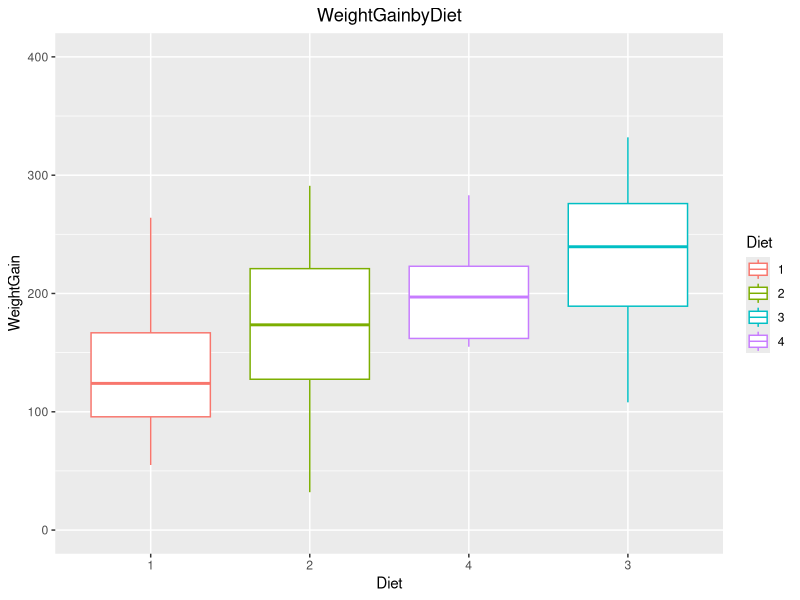
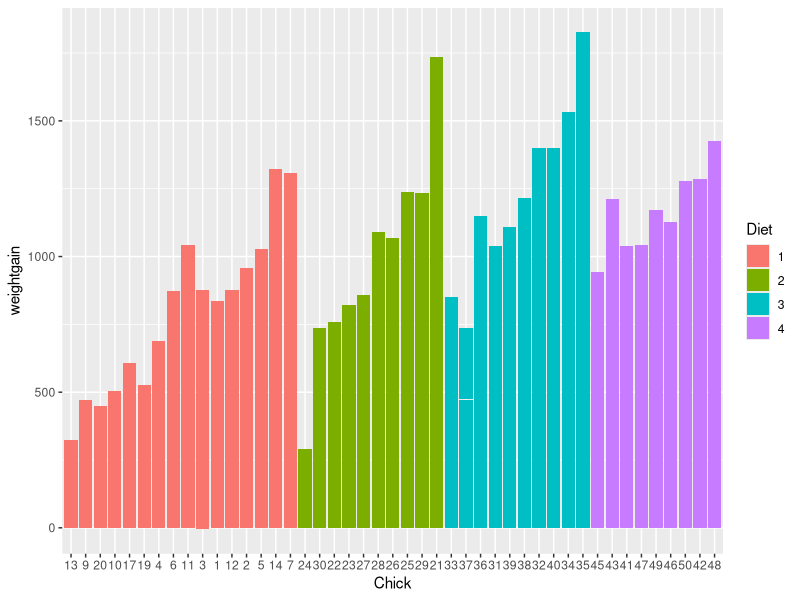
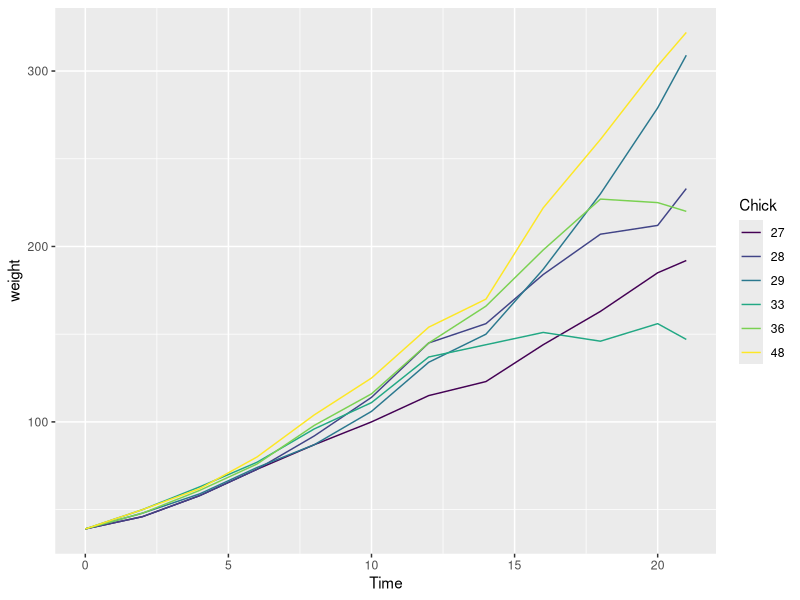
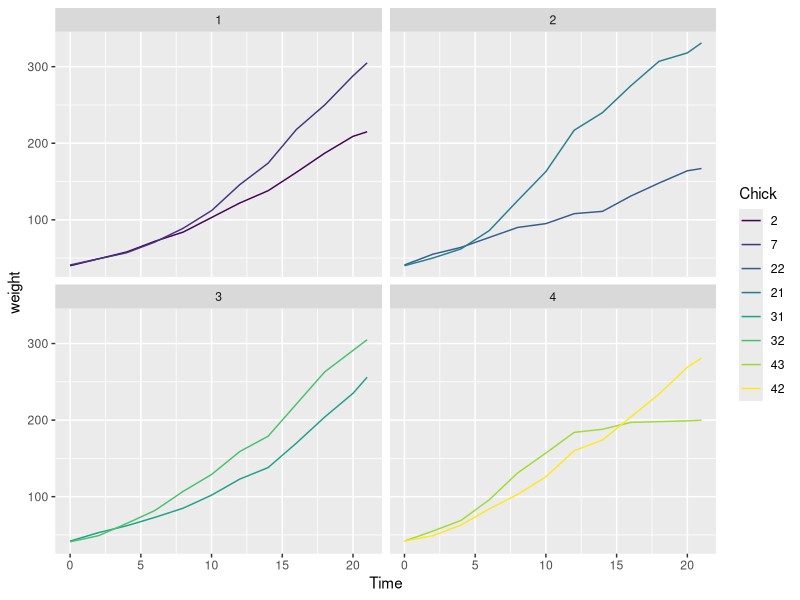
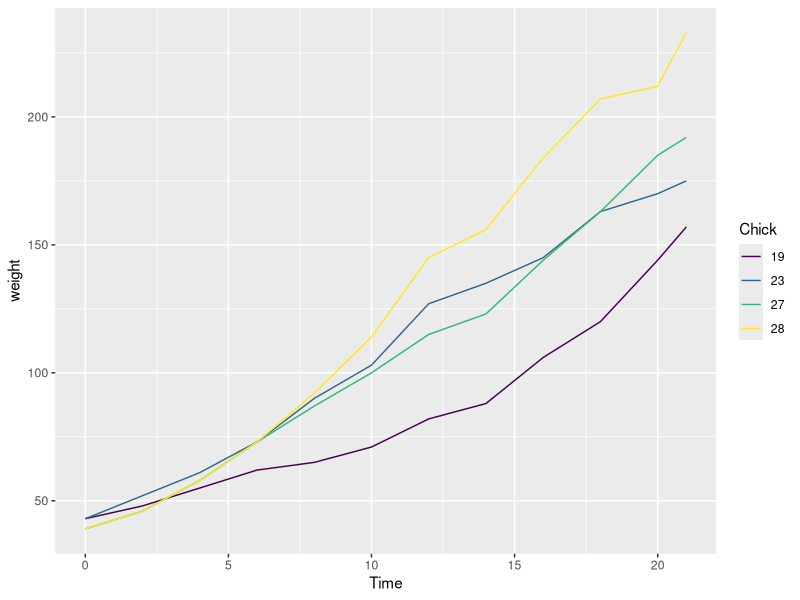
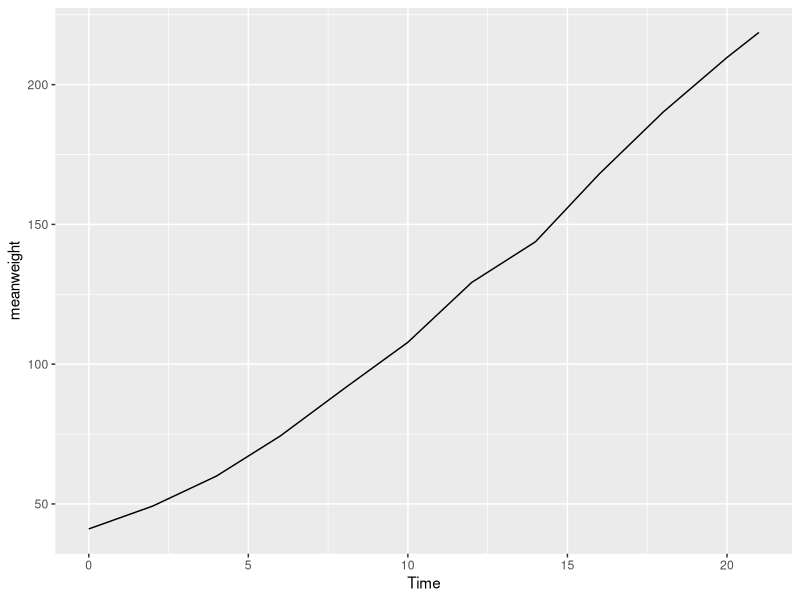

The R source for these figures, in order:
## ---- chunk 1
library(datasets)
library(dplyr)
library(ggplot2)
library(tidyverse)
?ChickWeight
## ---- chunk 2
weight <- ChickWeight %>% group_by(Diet) %>%
  filter(Time == 0) %>%
  summarize(numChicks = n_distinct(Chick), 
            AvgWeight = mean(weight, na.rm = TRUE), 
            SDWeight = sd(weight, na.rm = TRUE))
weight
## ---- chunk 3
weight <- ChickWeight
measurements <- weight %>%
  group_by(Chick) %>%
  mutate(NumMeasures = n()) %>%
  ungroup()
complete <- measurements%>%
  filter(NumMeasures==12)
head(complete, 3)


## ---- chunk 4
complete <- complete %>% group_by(Chick) %>%  mutate(dif = (weight - lag(weight, default = weight[1])), weightgain = cumsum(dif)) %>% select(-dif)
print(head(tbl_df(complete), 3))
## ---- chunk 5
weightgain <- complete %>%
              group_by(Chick) %>%
              mutate(weightgain = c(NA,diff(weight)))
head(complete)
weightgain
weightgain[1:3,]
## ---- chunk 6
cbox <- complete %>% filter(Time == 21)
ggplot(cbox, aes(x = reorder(Diet, weightgain, func = median), y = weightgain, color = Diet)) + geom_boxplot() + coord_cartesian(ylim = c(0, 400)) + labs(title = "WeightGainbyDiet", x = "Diet", y = "WeightGain") + theme(plot.title = element_text(hjust = 0.5))

## we are found that the purpe one the different to others because it has short line below the box. the red one has long line above the box.the red, green and purpe midian line in the weightGain are low whan 200.
## ---- chunk 7
complete[order(-complete$weightgain),]
complete %>%
  filter(Time == 21) %>%
  arrange(weightgain)
complete %>%
  ggplot(aes(x = Chick, y = weightgain, fill = Diet)) + geom_col()
## thought all line i can found that:all part is gradually increase
## in red part: i am found the obviously outlier line in the  chick.11 || this pard all line near 1000 or low than 1000 except number 14 and 7
## in the purpe part: all data is neear to 1000 and less than 1500
## in the green part: the first line less than 500, the last line is more than 1500 and it is near to 1750.there are different to other line.
## in the blue part: only have 2 line less than 1000. the other line is more than 1000. the high line in the last line.

## ---- chunk 8
min <- min(complete$weight)
max <- max(complete$weight)
chick <- complete %>%
    group_by(Chick) %>%
    filter(Time == 0, weight %in% c(min, max)) %>%
select(Chick)
complete %>%
group_by(Chick) %>%
    filter(Chick %in% chick$Chick) %>%
    ggplot(aes(Time, weight, color=Chick)) + 
               geom_line()
## ---- chunk 9
ggplot(complete[complete$Chick == 2 | complete$Chick == 22 | complete$Chick == 32 | complete$Chick == 43 | complete$Chick == 7 | complete$Chick == 21 | complete$Chick == 31 | complete$Chick == 42,], aes(x=Time, y=weight, color=Chick)) + geom_line() + facet_wrap(~Diet)

## ---- chunk 10
df3 <- complete %>% filter(Time == 0) %>% arrange(weight)
head(df3)
tail(df3)
ggplot(complete[complete$Chick == 27 | complete$Chick == 28 | complete$Chick == 19 | complete$Chick == 23,], aes(x=Time, y=weight, color=Chick)) + geom_line()

## ---- chunk 11
test <- ChickWeight %>%
  group_by(Time) %>%
  summarise(meanweight = mean(weight))
plot2 <- ggplot(test, aes(x=Time,y=meanweight)) + geom_line()
plot2
## ---- chunk 12
complete %>%
  group_by(Chick) %>%
  mutate(weightgain = (weight - weight[Time == 0]))
complete %>%
  group_by(Time) %>%
  mutate(avgWeight = mean(weightgain))
a <- ggplot(complete, aes(x=avgWeight)) + geom_density(color="blue", fill="pink")
a <- a + ggtitle("Average Density Weight Gain Plot") + theme(plot.title = element_text(hjust=0.5))

## we are find a outlier when the weight in 42. when the time up is even then we can find that the weightgain also is up. also that the avgweight also update same way
